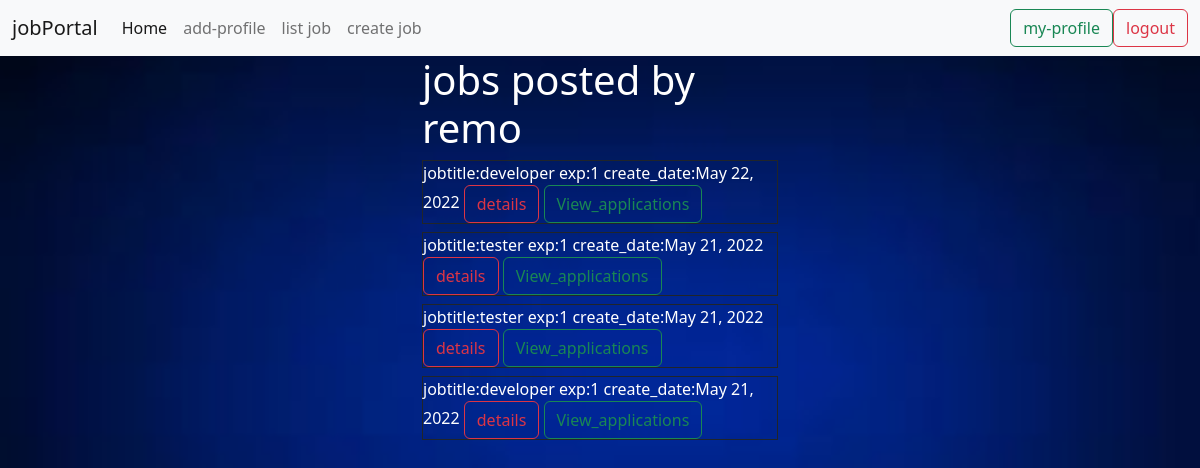
/employer/job/all (signed in), run on the app's committed database.
### users/models.py (models this page shows, shortened)
class User(AbstractUser):
    phone=models.CharField(max_length=12)
    options=(
        ("employer","employer"),
       ("candidate","candidate")
    )
    role=models.CharField(max_length=12,choices=options,default='candidate')
    @property
    def is_candidate(self):
        return self.role=='candidate'

### employer/models.py (models this page shows, shortened)
class Jobs(models.Model):
    posted_by=models.ForeignKey(User,on_delete=models.CASCADE,related_name='company')
    job_title=models.CharField(max_length=120)
    job_discription=models.TextField()
    role=models.CharField(max_length=120)
    experience=models.PositiveIntegerField(default=0)
    location=models.CharField(max_length=120)
    salary=models.PositiveIntegerField()
    created_date=models.DateField(auto_now_add=True)
    last_date=models.DateField(null=True)
    qulification=models.CharField(max_length=120,null=True)

### employer/views.py (the view)
# urls.py: path('job/all',views.EmployerJoblistView.as_view(),name='emp-listjob'),
@method_decorator(signin_required,name='dispatch')
class EmployerJoblistView(ListView):
    model = Jobs
    context_object_name ='jobs'
    template_name = 'emp-joblist.html'
    def get_queryset(self):
        return Jobs.objects.filter(posted_by=self.request.user).order_by('-created_date')

### users/decorator.py (called while the page is built)
def signin_required(fn):
    def wrapper(request,*args,**kwargs):
        if request.user.is_authenticated:
            return fn(request,*args,**kwargs)
        else:
            return redirect('login')
    return wrapper

### employer/templates/emp-joblist.html (shortened to what this page needs)
{%extends 'base1.html'%}
{%block body_block%}
<div class="container">
    <div class="row">
        <div class="col-4"></div>
        <div class="col-4"style="color:white" >
            <h1>jobs posted by {{request.user}}</h1>
            <table class="table">
                {%for job in jobs%}
                <div class="border border-dark mb-2 mt-2">
                    jobtitle:{{job.job_title}}
                    exp:{{job.experience}}
                    create_date:{{job.created_date}}
                    <a href="{%url 'emp-jobdetail' job.id%}" class="btn btn-outline-danger">details</a>
                    <a href="{%url 'view_applic' job.id %}" class="btn btn-outline-success">View_applications</a>
                </div>
                {%endfor%}
        </div>
    </div>
</div>
{%endblock%}

### employer/static/css/style.css (style rules this page uses)
body { background-image: url(../ima/images.jpg); background-size: cover; }

### data on the page
User: user "remo"
Jobs: job_title "developer", experience "1", created_date "May 22, 2022"
Jobs: job_title "tester", experience "1", created_date "May 21, 2022"
Jobs: job_title "tester", experience "1", created_date "May 21, 2022"
Jobs: job_title "developer", experience "1", created_date "May 21, 2022"
